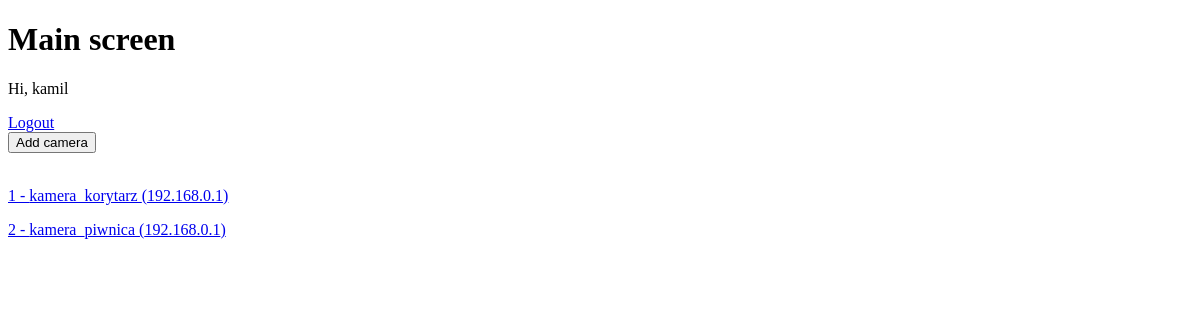
The app's page / (signed in), older data.
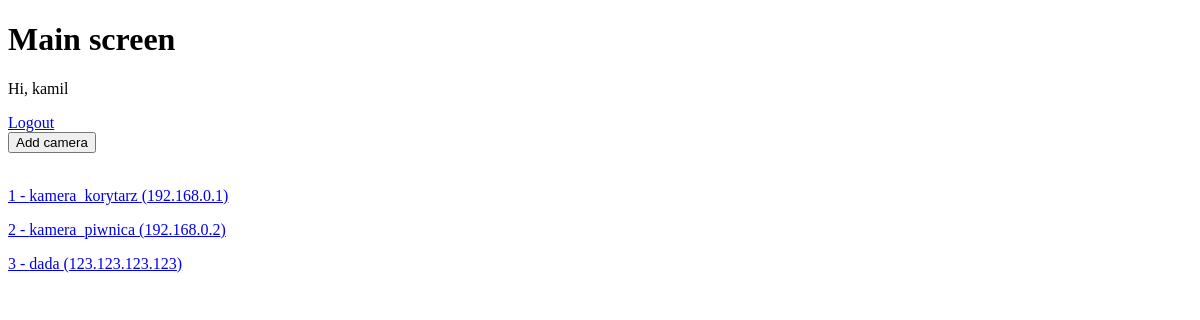
The same page, newer data.
### main_screen/models.py (models this page shows)
class Camera(models.Model):
    name = models.CharField(max_length=30)
    ip = models.GenericIPAddressField(protocol="IPv4")
    codec = models.CharField(max_length=4, choices=CODECS)
    user = models.CharField(max_length=100)
    password = models.CharField(max_length=100)
    substream = models.BooleanField(default=False)

### main_screen/views.py (the view)
# urls.py: path('', main_screen_view, name='main-screen'),
@login_required(login_url='login')
def main_screen_view(request):
    camera_objects = Camera.objects.all()
    context = {
        "camera_objects": camera_objects
    }
    return render(request, "main_screen/main_screen.html", context=context)

### main_screen/templates/main_screen/main_screen.html (shortened to what this page needs)
<!DOCTYPE html>
<html lang="en">
<head>
</head>
<body>
    <h1>Main screen</h1>
    <p>Hi, {{ request.user }}</p>
    <a href="{% url 'logout' %}">Logout</a>
    <form action="{% url 'add-camera' %}">
        <input type="submit" value="Add camera" />
    </form>
    <br>
    {% for camera in camera_objects %}
        <p><a href="{% url 'camera-details' camera.id %}">{{ camera.id }} - {{ camera.name }} ({{ camera.ip }})</a></p>
    {% endfor %}
</body>
</html>

Row changes from the older to the newer data that the page shows:
changed Camera "kamera_piwnica": ip "192.168.0.1" → "192.168.0.2"
added Camera: id "3", name "dada", ip "123.123.123.123"
